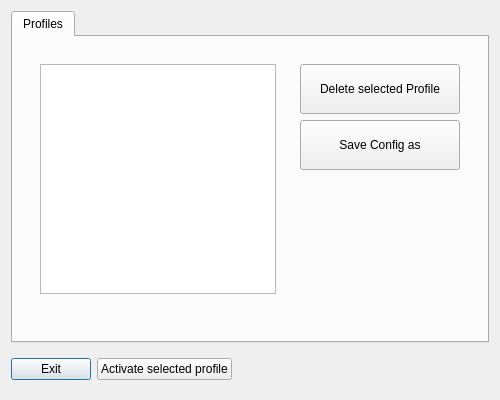
<?xml version="1.0" encoding="UTF-8"?>
<ui version="4.0">
 <author>Xapient</author>
 <class>Dialog</class>
 <widget class="QDialog" name="Dialog">
  <property name="geometry">
   <rect>
    <x>0</x>
    <y>0</y>
    <width>500</width>
    <height>400</height>
   </rect>
  </property>
  <property name="sizePolicy">
   <sizepolicy hsizetype="Preferred" vsizetype="Preferred">
    <horstretch>0</horstretch>
    <verstretch>0</verstretch>
   </sizepolicy>
  </property>
  <property name="minimumSize">
   <size>
    <width>500</width>
    <height>400</height>
   </size>
  </property>
  <property name="windowTitle">
   <string>Plasma DPI Switching Tool</string>
  </property>
  <property name="autoFillBackground">
   <bool>false</bool>
  </property>
  <property name="sizeGripEnabled">
   <bool>false</bool>
  </property>
  <property name="modal">
   <bool>false</bool>
  </property>
  <layout class="QVBoxLayout" name="verticalLayout_5">
   <item>
    <widget class="QTabWidget" name="tabWidget">
     <property name="enabled">
      <bool>true</bool>
     </property>
     <property name="font">
      <font>
       <family>Ubuntu</family>
       <weight>50</weight>
       <bold>false</bold>
      </font>
     </property>
     <property name="focusPolicy">
      <enum>Qt::NoFocus</enum>
     </property>
     <property name="toolTipDuration">
      <number>-1</number>
     </property>
     <property name="whatsThis">
      <string/>
     </property>
     <property name="accessibleName">
      <string/>
     </property>
     <property name="autoFillBackground">
      <bool>false</bool>
     </property>
     <property name="styleSheet">
      <string notr="true"/>
     </property>
     <property name="tabShape">
      <enum>QTabWidget::Rounded</enum>
     </property>
     <property name="currentIndex">
      <number>0</number>
     </property>
     <property name="iconSize">
      <size>
       <width>24</width>
       <height>24</height>
      </size>
     </property>
     <widget class="QWidget" name="tab">
      <attribute name="icon">
       <iconset theme="adjustlevels">
        <normaloff>.</normaloff>.</iconset>
      </attribute>
      <attribute name="title">
       <string>Profiles</string>
      </attribute>
      <layout class="QVBoxLayout" name="verticalLayout">
       <item>
        <widget class="QWidget" name="widget_2" native="true">
         <layout class="QHBoxLayout" name="horizontalLayout_2">
          <item>
           <widget class="QWidget" name="widget_4" native="true">
            <layout class="QVBoxLayout" name="verticalLayout_4">
             <item>
              <widget class="QListWidget" name="profileview">
               <property name="cursor" stdset="0">
                <cursorShape>ArrowCursor</cursorShape>
               </property>
              </widget>
             </item>
             <item>
              <widget class="QLabel" name="status">
               <property name="text">
                <string/>
               </property>
               <property name="indent">
                <number>0</number>
               </property>
              </widget>
             </item>
            </layout>
           </widget>
          </item>
          <item>
           <widget class="QWidget" name="widget_3" native="true">
            <layout class="QVBoxLayout" name="verticalLayout_2">
             <item>
              <widget class="QToolButton" name="remove">
               <property name="sizePolicy">
                <sizepolicy hsizetype="Preferred" vsizetype="Maximum">
                 <horstretch>0</horstretch>
                 <verstretch>0</verstretch>
                </sizepolicy>
               </property>
               <property name="minimumSize">
                <size>
                 <width>160</width>
                 <height>50</height>
                </size>
               </property>
               <property name="text">
                <string>Delete selected Profile</string>
               </property>
               <property name="icon">
                <iconset theme="trash-empty">
                 <normaloff>.</normaloff>.</iconset>
               </property>
               <property name="iconSize">
                <size>
                 <width>24</width>
                 <height>24</height>
                </size>
               </property>
               <property name="toolButtonStyle">
                <enum>Qt::ToolButtonTextUnderIcon</enum>
               </property>
              </widget>
             </item>
             <item>
              <widget class="QToolButton" name="saveas">
               <property name="sizePolicy">
                <sizepolicy hsizetype="Preferred" vsizetype="Maximum">
                 <horstretch>0</horstretch>
                 <verstretch>0</verstretch>
                </sizepolicy>
               </property>
               <property name="minimumSize">
                <size>
                 <width>160</width>
                 <height>50</height>
                </size>
               </property>
               <property name="styleSheet">
                <string notr="true"/>
               </property>
               <property name="text">
                <string>Save Config as</string>
               </property>
               <property name="icon">
                <iconset theme="document-save-as">
                 <normaloff>.</normaloff>.</iconset>
               </property>
               <property name="iconSize">
                <size>
                 <width>24</width>
                 <height>24</height>
                </size>
               </property>
               <property name="toolButtonStyle">
                <enum>Qt::ToolButtonTextUnderIcon</enum>
               </property>
              </widget>
             </item>
             <item>
              <widget class="QLabel" name="label">
               <property name="text">
                <string/>
               </property>
               <property name="pixmap">
                <pixmap>video-display.svg</pixmap>
               </property>
               <property name="alignment">
                <set>Qt::AlignRight|Qt::AlignTop|Qt::AlignTrailing</set>
               </property>
              </widget>
             </item>
            </layout>
           </widget>
          </item>
         </layout>
        </widget>
       </item>
      </layout>
     </widget>
    </widget>
   </item>
   <item>
    <widget class="QWidget" name="widget" native="true">
     <layout class="QHBoxLayout" name="horizontalLayout">
      <property name="leftMargin">
       <number>0</number>
      </property>
      <property name="rightMargin">
       <number>0</number>
      </property>
      <item>
       <widget class="QPushButton" name="exit">
        <property name="text">
         <string>Exit</string>
        </property>
        <property name="icon">
         <iconset theme="list-remove">
          <normaloff>.</normaloff>.</iconset>
        </property>
       </widget>
      </item>
      <item>
       <widget class="QPushButton" name="start">
        <property name="text">
         <string>Activate selected profile</string>
        </property>
        <property name="icon">
         <iconset theme="security-high">
          <normaloff>.</normaloff>.</iconset>
        </property>
       </widget>
      </item>
      <item>
       <spacer name="horizontalSpacer">
        <property name="orientation">
         <enum>Qt::Horizontal</enum>
        </property>
        <property name="sizeHint" stdset="0">
         <size>
          <width>40</width>
          <height>20</height>
         </size>
        </property>
       </spacer>
      </item>
     </layout>
    </widget>
   </item>
  </layout>
 </widget>
 <tabstops>
  <tabstop>profileview</tabstop>
  <tabstop>start</tabstop>
  <tabstop>remove</tabstop>
  <tabstop>saveas</tabstop>
  <tabstop>exit</tabstop>
  <tabstop>tabWidget</tabstop>
 </tabstops>
 <resources/>
 <connections/>
</ui>
